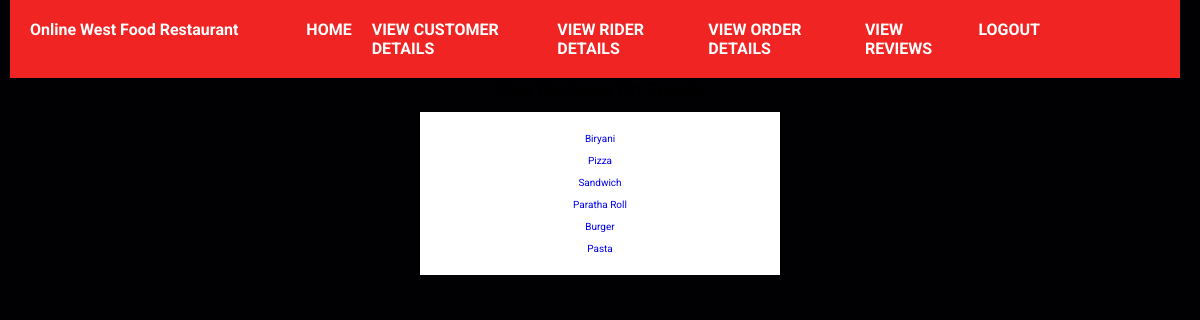
The page /menufor_review (signed in) on the database its author committed.
### tables this page shows
CREATE TABLE Food
    (
        food_no          INTEGER PRIMARY KEY AUTOINCREMENT ,
        food_image       VARCHAR(300) ,
        food_price       int,
        food_title       VARCHAR (100) ,
        food_description VARCHAR (500) ,
        admin_id         int NOT NULL,
        FOREIGN KEY (ADMIN_ID) REFERENCES ADMIN(ADMIN_ID)
    );

### app.py (the view)
@app.route('/menufor_review')
def reviewMenu():
    if "email" and "password" in session:
        foods = db.returnFoods()
        foods = foods.fetchall()
        return render_template('menuForReview.html', foods=foods)
    return redirect(url_for("adminLogin"))

### database.py (called while the page is built)
    @ staticmethod
    def returnFoods():
        connection = s.connect("foodSystem.db")
        cursor = connection.cursor()
        foods = cursor.execute("SELECT * from Food")
        return foods

### templates/menuForReview.html (shortened to what this page needs)
{% extends 'adminBase.html' %}
{% block body %}
    <h1 style="text-align: center;">See Reviews on Foods</h1>
<div class="AllFoodLinks">
    <br>
    {% for  i in range(foods|length) %}
    <div class="foodLink">
        <a href="/allreviews/{{ foods[i][0] }}">{{ foods[i][3] }}</a>
    </div>
    <br>
    {% endfor %}
</div>
{% endblock body %}

### static/css/adminStyle.css (style rules this page uses)
* { margin: 0; padding: 0; font-family:system-ui, -apple-system, BlinkMacSystemFont, 'Segoe UI', Roboto, Oxygen, Ubuntu, Cantarell, 'Open Sans', 'Helvetica Neue', sans-serif; }
body { background-color: #000000; }
.foodLink a { text-decoration: none; }
.AllFoodLinks { display : flex; justify-content: center; align-items: center; flex-direction: column; background-color: white; margin-left: 35%; margin-right: 35%; padding: 10px; box-shadow: 0 1px 2px rgba(0, 0, 0, 0.2); margin-top: 10px; }

### static/css/style.css (style rules this page uses)
:root { --main-color: #f12424; --black: #13131a; --bg: #010103; --border: .1rem solid rgba(255, 255, 255, .3); }
* { margin: 0; padding: 0; font-family:'Roboto', sans-serif; outline: none; border:none; box-sizing: border-box; text-decoration: none; text-transform: capitalize; transition: .2s linear; }
html { font-size: 62.5%; overflow-x: hidden; scroll-padding-top: 9rem; scroll-behavior: smooth; }
body { background: var(--bg); }

### rows shown on the page
Food: food_title "Biryani"
Food: food_title "Pizza"
Food: food_title "Sandwich"
Food: food_title "Paratha Roll"
Food: food_title "Burger"
Food: food_title "Pasta"
